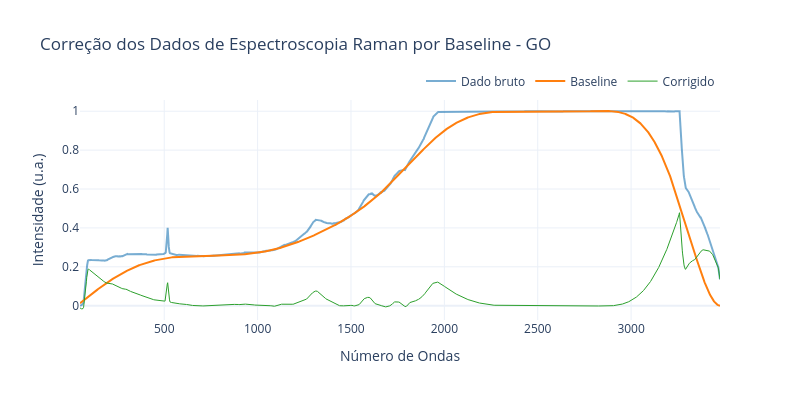

Notebook cell for this chart:
### Markdown cell above
# *Baseline* - GO

### Code cell
x, y, baseline = baseline_als('GO_MMV.txt', lam=1e6, p=0.01, n_iter=10)
y_smooth = savgol_filter(y, window_length=11, polyorder=3)
y_corr = y_smooth - baseline

# Matplotlib
plt.figure(figsize=(6.3, 4.2), dpi=300)
plt.plot(x, y, label='Dado bruto', alpha=0.6)
plt.plot(x, baseline, label='Baseline', linewidth=2)
plt.plot(x, y_corr, label='Corrigido', linewidth=1)
plt.title('Correção dos Dados de Espectroscopia Raman por Baseline - GO')
plt.legend()
plt.xlabel('Número de Ondas')
plt.ylabel('Intensidade (u.a.)')
plt.tight_layout()
plt.show()

# Plotly
fig = go.Figure()

fig = go.Figure()

fig.add_trace(go.Scatter(
    x=x, y=y,
    mode='lines',
    name='Dado bruto',
    opacity=0.6,
    line=dict(color='#1f77b4')
))

fig.add_trace(go.Scatter(
    x=x, y=baseline,
    mode='lines',
    name='Baseline',
    line=dict(color='#ff7f0e', width=2)
))

fig.add_trace(go.Scatter(
    x=x, y=y_corr,
    mode='lines',
    name='Corrigido',
    line=dict(color='#2ca02c', width=1)
))

fig.update_layout(
    title='Correção dos Dados de Espectroscopia Raman por Baseline - GO',
    xaxis_title='Número de Ondas',
    yaxis_title='Intensidade (u.a.)',
    template='plotly_white',
    width=800,
    height=400,
    legend=dict(
        title='',
        orientation='h',
        yanchor='bottom',
        y=1.02,
        xanchor='right',
        x=1
    )
)

fig.show()

### Figure 1 — Plotly figure (JSON) as saved in the notebook; plotly's stock layout.template omitted (floating-point values rounded to 4 significant figures; data arrays with more than 128 entries replaced by an {"elided": "..."} marker saying what was removed)
{"data": [{"line": {"color": "#1f77b4"}, "mode": "lines", "name": "Dado bruto", "opacity": 0.6, "type": "scatter", "x": {"elided": "2048 float values"}, "y": {"elided": "2048 float values"}}, {"line": {"color": "#ff7f0e", "width": 2}, "mode": "lines", "name": "Baseline", "type": "scatter", "x": {"elided": "2048 float values"}, "y": {"elided": "2048 float values"}}, {"line": {"color": "#2ca02c", "width": 1}, "mode": "lines", "name": "Corrigido", "type": "scatter", "x": {"elided": "2048 float values"}, "y": {"elided": "2048 float values"}}], "layout": {"height": 400, "legend": {"orientation": "h", "title": {"text": ""}, "x": 1, "xanchor": "right", "y": 1.02, "yanchor": "bottom"}, "title": {"text": "Correção dos Dados de Espectroscopia Raman por Baseline - GO"}, "width": 800, "xaxis": {"title": {"text": "Número de Ondas"}}, "yaxis": {"title": {"text": "Intensidade (u.a.)"}}}}
